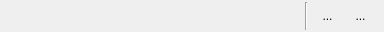
<?xml version="1.0" encoding="UTF-8"?>
<ui version="4.0">
 <class>BackupListWidgetItem</class>
 <widget class="QWidget" name="BackupListWidgetItem">
  <property name="geometry">
   <rect>
    <x>0</x>
    <y>0</y>
    <width>384</width>
    <height>32</height>
   </rect>
  </property>
  <property name="minimumSize">
   <size>
    <width>300</width>
    <height>32</height>
   </size>
  </property>
  <property name="contextMenuPolicy">
   <enum>Qt::ActionsContextMenu</enum>
  </property>
  <layout class="QHBoxLayout" name="horizontalLayout">
   <property name="spacing">
    <number>6</number>
   </property>
   <property name="leftMargin">
    <number>10</number>
   </property>
   <property name="topMargin">
    <number>2</number>
   </property>
   <property name="rightMargin">
    <number>10</number>
   </property>
   <property name="bottomMargin">
    <number>2</number>
   </property>
   <item>
    <widget class="TElidedLabel" name="pathLabel">
     <property name="sizePolicy">
      <sizepolicy hsizetype="MinimumExpanding" vsizetype="Preferred">
       <horstretch>0</horstretch>
       <verstretch>0</verstretch>
      </sizepolicy>
     </property>
     <property name="styleSheet">
      <string notr="true">#pathLabel
{
font-family: Monospace, Monaco;
font-size: 12px;
}</string>
     </property>
     <property name="text">
      <string notr="true"/>
     </property>
     <property name="elide">
      <enum>Qt::ElideMiddle</enum>
     </property>
    </widget>
   </item>
   <item>
    <spacer name="horizontalSpacer">
     <property name="orientation">
      <enum>Qt::Horizontal</enum>
     </property>
     <property name="sizeType">
      <enum>QSizePolicy::Preferred</enum>
     </property>
     <property name="sizeHint" stdset="0">
      <size>
       <width>0</width>
       <height>0</height>
      </size>
     </property>
    </spacer>
   </item>
   <item>
    <widget class="ElidedClickableLabel" name="detailLabel">
     <property name="sizePolicy">
      <sizepolicy hsizetype="Maximum" vsizetype="Preferred">
       <horstretch>0</horstretch>
       <verstretch>0</verstretch>
      </sizepolicy>
     </property>
     <property name="styleSheet">
      <string notr="true">QLabel {
color: grey;
font-family: Monospace, Monaco;
font-size: 11px;
}</string>
     </property>
     <property name="text">
      <string notr="true"/>
     </property>
    </widget>
   </item>
   <item>
    <widget class="QLabel" name="iconLabel">
     <property name="enabled">
      <bool>false</bool>
     </property>
     <property name="sizePolicy">
      <sizepolicy hsizetype="Preferred" vsizetype="Preferred">
       <horstretch>0</horstretch>
       <verstretch>0</verstretch>
      </sizepolicy>
     </property>
     <property name="minimumSize">
      <size>
       <width>20</width>
       <height>20</height>
      </size>
     </property>
     <property name="maximumSize">
      <size>
       <width>20</width>
       <height>20</height>
      </size>
     </property>
     <property name="pixmap">
      <pixmap resource="../resources/resources.qrc">:/icons/file.png</pixmap>
     </property>
    </widget>
   </item>
   <item>
    <widget class="Line" name="line">
     <property name="orientation">
      <enum>Qt::Vertical</enum>
     </property>
    </widget>
   </item>
   <item>
    <widget class="QToolButton" name="browseButton">
     <property name="minimumSize">
      <size>
       <width>27</width>
       <height>27</height>
      </size>
     </property>
     <property name="maximumSize">
      <size>
       <width>27</width>
       <height>27</height>
      </size>
     </property>
     <property name="styleSheet">
      <string notr="true">QToolButton {
border: none;
border-radius: 4px;
}

QToolButton:hover {
background: rgba(179, 190, 255, 120);
}

QToolButton:pressed {
padding-top: 2px;
padding-left: 2px;
}</string>
     </property>
     <property name="text">
      <string>...</string>
     </property>
     <property name="icon">
      <iconset resource="../resources/resources.qrc">
       <normaloff>:/icons/magnifying-glass.png</normaloff>:/icons/magnifying-glass.png</iconset>
     </property>
    </widget>
   </item>
   <item>
    <widget class="QToolButton" name="removeButton">
     <property name="minimumSize">
      <size>
       <width>27</width>
       <height>27</height>
      </size>
     </property>
     <property name="maximumSize">
      <size>
       <width>27</width>
       <height>27</height>
      </size>
     </property>
     <property name="styleSheet">
      <string notr="true">QToolButton {
border: none;
border-radius: 4px;
}

QToolButton:hover {
background: rgba(179, 190, 255, 120);
}

QToolButton:pressed {
padding-top: 2px;
padding-left: 2px;
}</string>
     </property>
     <property name="text">
      <string>...</string>
     </property>
     <property name="icon">
      <iconset resource="../resources/resources.qrc">
       <normaloff>:/icons/circle-x.png</normaloff>:/icons/circle-x.png</iconset>
     </property>
    </widget>
   </item>
  </layout>
  <action name="actionRemove">
   <property name="icon">
    <iconset resource="../resources/resources.qrc">
     <normaloff>:/icons/circle-x.png</normaloff>:/icons/circle-x.png</iconset>
   </property>
   <property name="text">
    <string>Remove</string>
   </property>
   <property name="toolTip">
    <string>Remove selected item(s) &lt;span style=&quot;color:gray;font-size:small&quot;&gt;%1&lt;/span&gt;</string>
   </property>
   <property name="shortcut">
    <string>Backspace, Del</string>
   </property>
   <property name="shortcutContext">
    <enum>Qt::WidgetShortcut</enum>
   </property>
  </action>
  <action name="actionOpen">
   <property name="icon">
    <iconset resource="../resources/resources.qrc">
     <normaloff>:/icons/magnifying-glass.png</normaloff>:/icons/magnifying-glass.png</iconset>
   </property>
   <property name="text">
    <string>Open</string>
   </property>
   <property name="toolTip">
    <string>Open this item in the native File Explorer</string>
   </property>
   <property name="shortcutContext">
    <enum>Qt::WidgetShortcut</enum>
   </property>
  </action>
 </widget>
 <customwidgets>
  <customwidget>
   <class>ElidedClickableLabel</class>
   <extends>QLabel</extends>
   <header>widgets/elidedclickablelabel.h</header>
  </customwidget>
  <customwidget>
   <class>TElidedLabel</class>
   <extends>QLabel</extends>
   <header>TElidedLabel.h</header>
  </customwidget>
 </customwidgets>
 <resources>
  <include location="../resources/resources.qrc"/>
 </resources>
 <connections/>
</ui>
